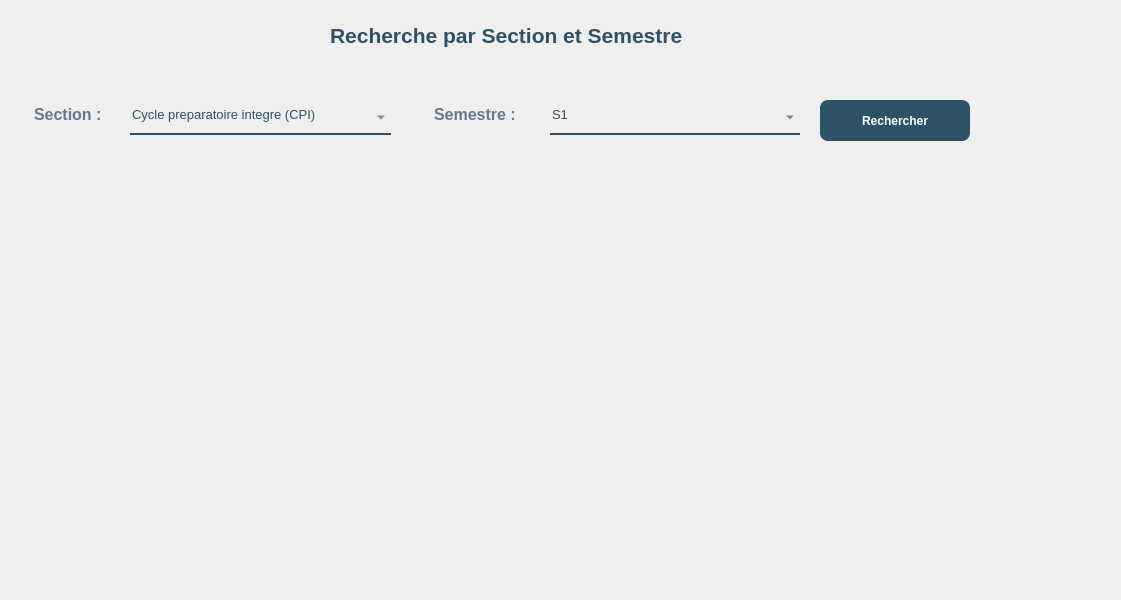
<?xml version="1.0" encoding="UTF-8"?>
<ui version="4.0">
 <class>Dialog</class>
 <widget class="QDialog" name="Dialog">
  <property name="geometry">
   <rect>
    <x>0</x>
    <y>0</y>
    <width>1121</width>
    <height>600</height>
   </rect>
  </property>
  <property name="windowTitle">
   <string>Dialog</string>
  </property>
  <widget class="QComboBox" name="comboBox">
   <property name="geometry">
    <rect>
     <x>130</x>
     <y>100</y>
     <width>261</width>
     <height>35</height>
    </rect>
   </property>
   <property name="font">
    <font>
     <pointsize>10</pointsize>
     <weight>50</weight>
     <bold>false</bold>
    </font>
   </property>
   <property name="styleSheet">
    <string notr="true">background-color:rgba(0,0,0,0);
border: 2px solid rgba(0,0,0,0);
border-bottom-color:rgba(46,82,101,255);
color:rgba(46,82,101,255);
padding-bottom:7px;</string>
   </property>
   <item>
    <property name="text">
     <string>Cycle preparatoire integre (CPI)</string>
    </property>
   </item>
   <item>
    <property name="text">
     <string>Licence en sciences de l informatique (L-I)</string>
    </property>
   </item>
   <item>
    <property name="text">
     <string>Licence en mathematiques appliquee (L-M)</string>
    </property>
   </item>
   <item>
    <property name="text">
     <string>Mastere de recherche en genie logiciel (MR-GL)</string>
    </property>
   </item>
   <item>
    <property name="text">
     <string>Mastere professionnel en genie logiciel (MP-GL)</string>
    </property>
   </item>
   <item>
    <property name="text">
     <string>Diplome national d ingenieur en electronique (ING)</string>
    </property>
   </item>
  </widget>
  <widget class="QTableView" name="tableView">
   <property name="geometry">
    <rect>
     <x>20</x>
     <y>180</y>
     <width>1081</width>
     <height>391</height>
    </rect>
   </property>
   <property name="styleSheet">
    <string notr="true">background:rgba(0,0,0,0);
border:none;</string>
   </property>
  </widget>
  <widget class="QLabel" name="label_4">
   <property name="geometry">
    <rect>
     <x>-10</x>
     <y>-150</y>
     <width>1131</width>
     <height>761</height>
    </rect>
   </property>
   <property name="styleSheet">
    <string notr="true">border-image:url(:/img/897.jpg);</string>
   </property>
   <property name="text">
    <string/>
   </property>
  </widget>
  <widget class="QLabel" name="label_10">
   <property name="geometry">
    <rect>
     <x>330</x>
     <y>10</y>
     <width>471</width>
     <height>51</height>
    </rect>
   </property>
   <property name="font">
    <font>
     <family>Arial</family>
     <pointsize>16</pointsize>
     <weight>75</weight>
     <bold>true</bold>
     <underline>false</underline>
    </font>
   </property>
   <property name="styleSheet">
    <string notr="true">color:rgba(46,82,101,255);
background-color:rgba(0,0,0,0);
</string>
   </property>
   <property name="text">
    <string>Recherche par Section et Semestre</string>
   </property>
  </widget>
  <widget class="QLabel" name="label">
   <property name="geometry">
    <rect>
     <x>30</x>
     <y>100</y>
     <width>111</width>
     <height>35</height>
    </rect>
   </property>
   <property name="font">
    <font>
     <pointsize>12</pointsize>
     <weight>75</weight>
     <bold>true</bold>
    </font>
   </property>
   <property name="styleSheet">
    <string notr="true">background-color:rgba(0,0,0,0);
color:rgb(104, 121, 143);
padding-bottom:7px;</string>
   </property>
   <property name="text">
    <string>Section :</string>
   </property>
  </widget>
  <widget class="QPushButton" name="pushButton">
   <property name="geometry">
    <rect>
     <x>820</x>
     <y>100</y>
     <width>150</width>
     <height>41</height>
    </rect>
   </property>
   <property name="font">
    <font>
     <pointsize>-1</pointsize>
     <weight>87</weight>
     <bold>true</bold>
    </font>
   </property>
   <property name="styleSheet">
    <string notr="true">background: rgb(255,255,255);
background: rgba(46,82,101,255);
  border: 0 solid #E2E8F0;
  color: rgb(255, 255, 255);
  font-size: 12px;
  font-weight: 700;
  height: 56px;
  border-radius: 8px;

</string>
   </property>
   <property name="text">
    <string>Rechercher</string>
   </property>
  </widget>
  <widget class="QComboBox" name="comboBox_2">
   <property name="geometry">
    <rect>
     <x>550</x>
     <y>100</y>
     <width>250</width>
     <height>35</height>
    </rect>
   </property>
   <property name="font">
    <font>
     <pointsize>10</pointsize>
     <weight>50</weight>
     <bold>false</bold>
    </font>
   </property>
   <property name="styleSheet">
    <string notr="true">background-color:rgba(0,0,0,0);
border: 2px solid rgba(0,0,0,0);
border-bottom-color:rgba(46,82,101,255);
color:rgba(46,82,101,255);
padding-bottom:7px;</string>
   </property>
   <item>
    <property name="text">
     <string>S1</string>
    </property>
   </item>
   <item>
    <property name="text">
     <string>S2</string>
    </property>
   </item>
  </widget>
  <widget class="QLabel" name="label_2">
   <property name="geometry">
    <rect>
     <x>430</x>
     <y>100</y>
     <width>121</width>
     <height>35</height>
    </rect>
   </property>
   <property name="font">
    <font>
     <pointsize>12</pointsize>
     <weight>75</weight>
     <bold>true</bold>
    </font>
   </property>
   <property name="styleSheet">
    <string notr="true">background-color:rgba(0,0,0,0);
color:rgb(104, 121, 143);
padding-bottom:7px;</string>
   </property>
   <property name="text">
    <string>Semestre :</string>
   </property>
  </widget>
  <zorder>label_4</zorder>
  <zorder>comboBox</zorder>
  <zorder>tableView</zorder>
  <zorder>label_10</zorder>
  <zorder>label</zorder>
  <zorder>pushButton</zorder>
  <zorder>comboBox_2</zorder>
  <zorder>label_2</zorder>
 </widget>
 <resources>
  <include location="../img/back.qrc"/>
 </resources>
 <connections/>
</ui>
